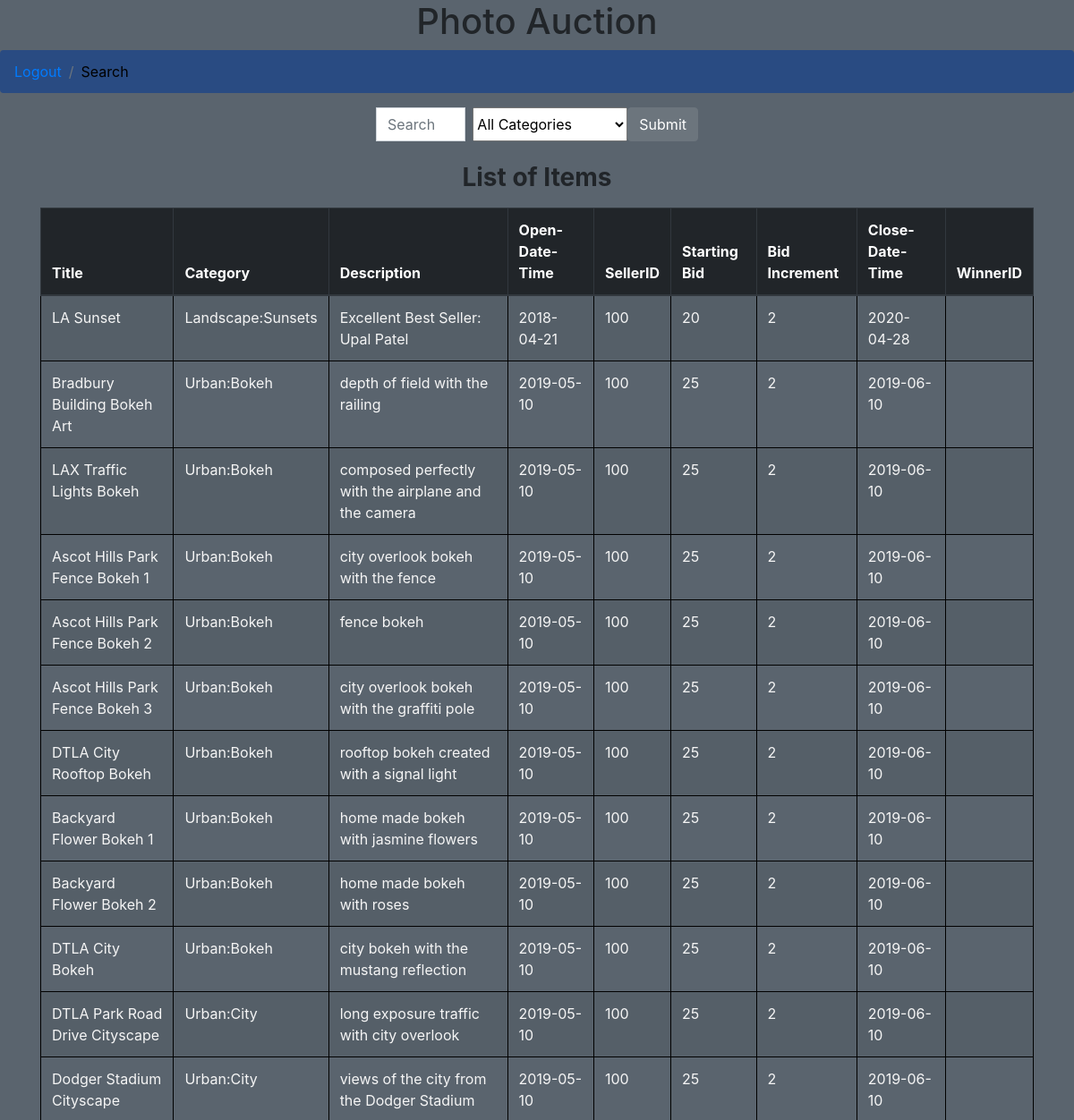
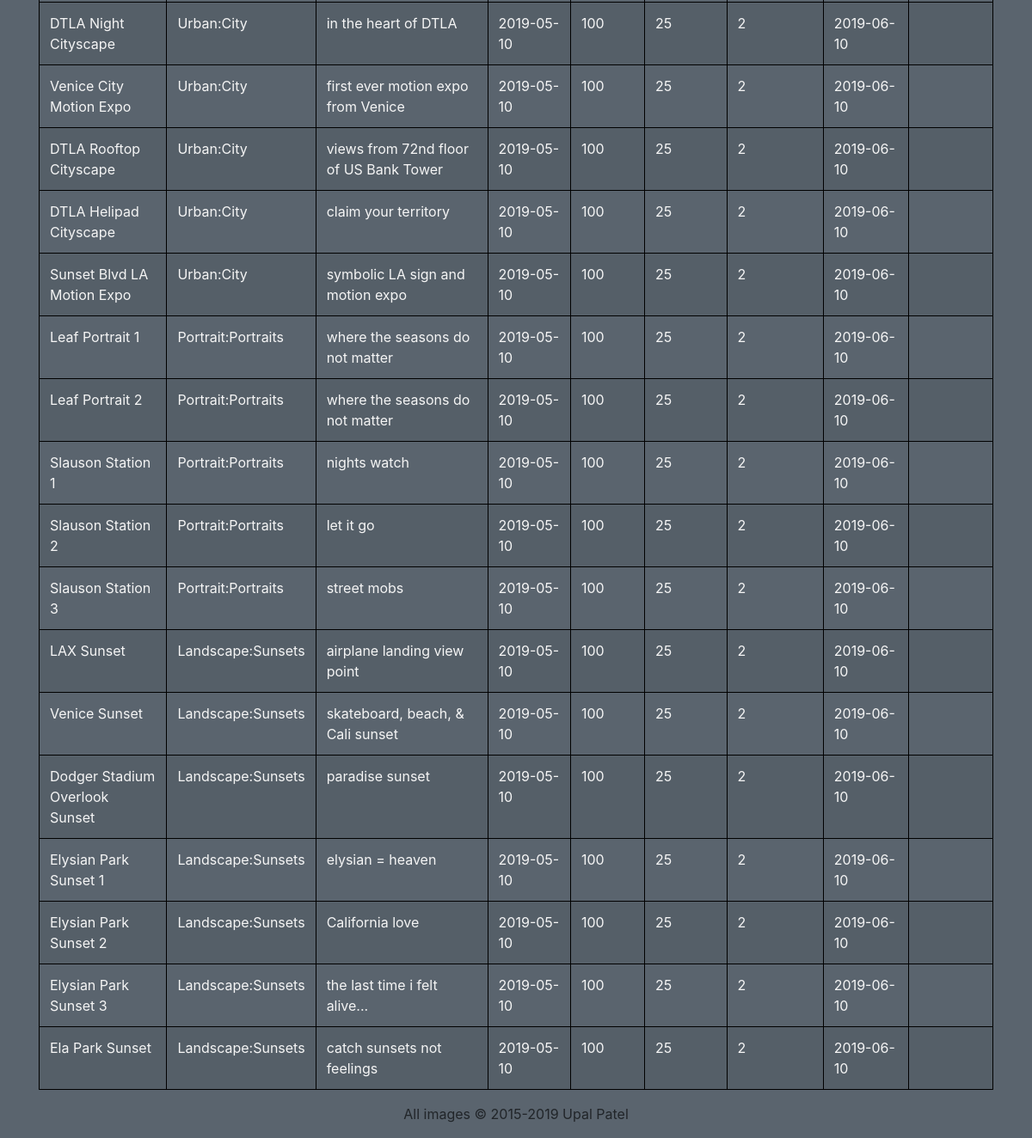
Screenshot of /welcome.php with the database file from the repository (2 pictures, top to bottom).
### tables this page shows
create table item (
 ino int(5) not null AUTO_INCREMENT,
 title varchar(128) not null,
 category varchar(50) not null,
 description varchar(2000),
 openDateTime date,
 sellerId int(10) not null,
 startingBid int not null,
 bidIncrement int not null,
 closeDateTime Date,
 winnerId int(10),
 primary key(ino),
 foreign key(category) REFERENCES category(cname),
 foreign key(sellerId) REFERENCES member(mid),
 foreign key(winnerId) REFERENCES member(mid)
);

### welcome.php (the view, shortened to what this page needs)
<?php
    require('header.php');
?>
<!DOCTYPE html>
<html lang="en">
<head>
     <link rel="stylesheet" href="https://maxcdn.bootstrapcdn.com/bootstrap/4.1.3/css/bootstrap.min.css">
    <link rel="stylesheet" href="css/styles.css?1422585377"" type="text/css">
</head>
<?php
include("config.php");
?>
<body>
    <nav aria-label="breadcrumb">
        <ol class="breadcrumb">
            <li class='breadcrumb-item enabled' aria-current="page"><a href="logout.php">Logout</a></li>
            <li class="breadcrumb-item disabled" aria-current="page">Search</li>
        </ol>
    </nav>
    <div class="container-fluid">
        <form class="form-inline" action="search.php" method="post">
                <div class="col-lg-4 mx-auto">
                    <div class="input-group">
                            <input class="form-control mr-sm-2" placeholder="Search" id="searchOption" name="search" type="text" required></input>
                            <select aria-label="Select a category for search" class="gh-sb gh-sprRetina" size="1" id="gh-cat" name="categories">
                                <option value="All Categories">All Categories</option>
                            </select>
                            <span class="input-group-btn">
                                <button class ="btn btn-secondary" type="submit" name="submit">Submit</button>
                            </span>
                    </div>
                </div>
        </form>
    </div>
    <div class="container">
        <br><h1 class="h3 mb-3 font-weight-bold text-center">List of Items</h1>
        <table class="table table-hover table-striped table-bordered">
            <thead class="thead-dark">
                <tr>
                    <th>Title</th>
                    <th>Category</th>
                    <th>Description</th>
                    <th>Open-Date-Time</th>
                    <th>SellerID</th>
                    <th>Starting Bid</th>
                    <th>Bid Increment</th>
                    <th>Close-Date-Time</th>
                    <th>WinnerID</th>
                </tr>
            </thead>
            <tbody>
<?php
            $sql = "SELECT * FROM item";
            $result = mysqli_query($db, $sql);
            if ($result->num_rows > 0) {
                while ($row = $result->fetch_assoc()) {
                    echo "<tr>
                            <td>"  . $row['title']         . "</td>" .
                            "<td>" . $row['category']      . "</td>" .
                            "<td>" . $row['description']   . "</td>" .
                            "<td>" . $row['openDateTime']  . "</td>" .
                            "<td>" . $row['sellerId']      . "</td>" .
                            "<td>" . $row['startingBid']   . "</td>" .
                            "<td>" . $row['bidIncrement']  . "</td>" .
                            "<td>" . $row['closeDateTime'] . "</td>" .
                            "<td>" . $row['winnerId']      . "</td>" .
                          "</tr>";
                }
            } else {
                echo "No Results Found";
            }
?>
            </tbody>
        </table>
    </div>
</body>
</html>
<?php
    require('footer.php');
?>

### css/styles.css (style rules this page uses)
body { background: #5a646e; }
table.table-bordered > tbody > tr > td { border:1px solid black; color:whitesmoke; }
.breadcrumb { background: #294b82; }
.breadcrumb >.disabled { color:rgb(0, 0, 0); text-decoration: none; }

### rows the page displays
item: title "LA Sunset", category "Landscape:Sunsets", description "Excellent Best Seller: Upal Patel", openDateTime "2018-04-21", sellerId "100", startingBid "20", bidIncrement "2", closeDateTime "2020-04-28"
item: title "Bradbury Building Bokeh Art", category "Urban:Bokeh", description "depth of field with the railing", openDateTime "2019-05-10", sellerId "100", startingBid "25", bidIncrement "2", closeDateTime "2019-06-10"
item: title "LAX Traffic Lights Bokeh", category "Urban:Bokeh", description "composed perfectly with the airplane and the camera", openDateTime "2019-05-10", sellerId "100", startingBid "25", bidIncrement "2", closeDateTime "2019-06-10"
item: title "Ascot Hills Park Fence Bokeh 1", category "Urban:Bokeh", description "city overlook bokeh with the fence", openDateTime "2019-05-10", sellerId "100", startingBid "25", bidIncrement "2", closeDateTime "2019-06-10"
item: title "Ascot Hills Park Fence Bokeh 2", category "Urban:Bokeh", description "fence bokeh", openDateTime "2019-05-10", sellerId "100", startingBid "25", bidIncrement "2", closeDateTime "2019-06-10"
item: title "Ascot Hills Park Fence Bokeh 3", category "Urban:Bokeh", description "city overlook bokeh with the graffiti pole", openDateTime "2019-05-10", sellerId "100", startingBid "25", bidIncrement "2", closeDateTime "2019-06-10"
item: title "DTLA City Rooftop Bokeh", category "Urban:Bokeh", description "rooftop bokeh created with a signal light", openDateTime "2019-05-10", sellerId "100", startingBid "25", bidIncrement "2", closeDateTime "2019-06-10"
item: title "Backyard Flower Bokeh 1", category "Urban:Bokeh", description "home made bokeh with jasmine flowers", openDateTime "2019-05-10", sellerId "100", startingBid "25", bidIncrement "2", closeDateTime "2019-06-10"
item: title "Backyard Flower Bokeh 2", category "Urban:Bokeh", description "home made bokeh with roses", openDateTime "2019-05-10", sellerId "100", startingBid "25", bidIncrement "2", closeDateTime "2019-06-10"
item: title "DTLA City Bokeh", category "Urban:Bokeh", description "city bokeh with the mustang reflection", openDateTime "2019-05-10", sellerId "100", startingBid "25", bidIncrement "2", closeDateTime "2019-06-10"
item: title "DTLA Park Road Drive Cityscape", category "Urban:City", description "long exposure traffic with city overlook", openDateTime "2019-05-10", sellerId "100", startingBid "25", bidIncrement "2", closeDateTime "2019-06-10"
item: title "Dodger Stadium Cityscape", category "Urban:City", description "views of the city from the Dodger Stadium", openDateTime "2019-05-10", sellerId "100", startingBid "25", bidIncrement "2", closeDateTime "2019-06-10"
item: title "DTLA Night Cityscape", category "Urban:City", description "in the heart of DTLA", openDateTime "2019-05-10", sellerId "100", startingBid "25", bidIncrement "2", closeDateTime "2019-06-10"
item: title "Venice City Motion Expo", category "Urban:City", description "first ever motion expo from Venice", openDateTime "2019-05-10", sellerId "100", startingBid "25", bidIncrement "2", closeDateTime "2019-06-10"
item: title "DTLA Rooftop Cityscape", category "Urban:City", description "views from 72nd floor of US Bank Tower", openDateTime "2019-05-10", sellerId "100", startingBid "25", bidIncrement "2", closeDateTime "2019-06-10"
item: title "DTLA Helipad Cityscape", category "Urban:City", description "claim your territory", openDateTime "2019-05-10", sellerId "100", startingBid "25", bidIncrement "2", closeDateTime "2019-06-10"
item: title "Sunset Blvd LA Motion Expo", category "Urban:City", description "symbolic LA sign and motion expo", openDateTime "2019-05-10", sellerId "100", startingBid "25", bidIncrement "2", closeDateTime "2019-06-10"
item: title "Leaf Portrait 1", category "Portrait:Portraits", description "where the seasons do not matter", openDateTime "2019-05-10", sellerId "100", startingBid "25", bidIncrement "2", closeDateTime "2019-06-10"
item: title "Leaf Portrait 2", category "Portrait:Portraits", description "where the seasons do not matter", openDateTime "2019-05-10", sellerId "100", startingBid "25", bidIncrement "2", closeDateTime "2019-06-10"
item: title "Slauson Station 1", category "Portrait:Portraits", description "nights watch", openDateTime "2019-05-10", sellerId "100", startingBid "25", bidIncrement "2", closeDateTime "2019-06-10"
item: title "Slauson Station 2", category "Portrait:Portraits", description "let it go", openDateTime "2019-05-10", sellerId "100", startingBid "25", bidIncrement "2", closeDateTime "2019-06-10"
item: title "Slauson Station 3", category "Portrait:Portraits", description "street mobs", openDateTime "2019-05-10", sellerId "100", startingBid "25", bidIncrement "2", closeDateTime "2019-06-10"
item: title "LAX Sunset", category "Landscape:Sunsets", description "airplane landing view point", openDateTime "2019-05-10", sellerId "100", startingBid "25", bidIncrement "2", closeDateTime "2019-06-10"
item: title "Venice Sunset", category "Landscape:Sunsets", description "skateboard, beach, & Cali sunset", openDateTime "2019-05-10", sellerId "100", startingBid "25", bidIncrement "2", closeDateTime "2019-06-10"
item: title "Dodger Stadium Overlook Sunset", category "Landscape:Sunsets", description "paradise sunset", openDateTime "2019-05-10", sellerId "100", startingBid "25", bidIncrement "2", closeDateTime "2019-06-10"
item: title "Elysian Park Sunset 1", category "Landscape:Sunsets", description "elysian = heaven", openDateTime "2019-05-10", sellerId "100", startingBid "25", bidIncrement "2", closeDateTime "2019-06-10"
item: title "Elysian Park Sunset 2", category "Landscape:Sunsets", description "California love", openDateTime "2019-05-10", sellerId "100", startingBid "25", bidIncrement "2", closeDateTime "2019-06-10"
item: title "Elysian Park Sunset 3", category "Landscape:Sunsets", description "the last time i felt alive...", openDateTime "2019-05-10", sellerId "100", startingBid "25", bidIncrement "2", closeDateTime "2019-06-10"
item: title "Ela Park Sunset", category "Landscape:Sunsets", description "catch sunsets not feelings", openDateTime "2019-05-10", sellerId "100", startingBid "25", bidIncrement "2", closeDateTime "2019-06-10"
